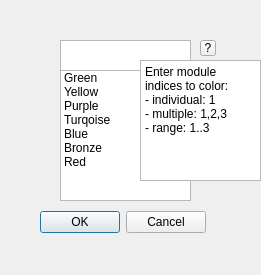
<?xml version="1.0" encoding="UTF-8"?>
<ui version="4.0">
 <class>ChangeColor</class>
 <widget class="QWidget" name="ChangeColor">
  <property name="enabled">
   <bool>true</bool>
  </property>
  <property name="geometry">
   <rect>
    <x>0</x>
    <y>0</y>
    <width>261</width>
    <height>275</height>
   </rect>
  </property>
  <property name="windowTitle">
   <string>Change Color</string>
  </property>
  <widget class="QDialogButtonBox" name="buttonBox">
   <property name="geometry">
    <rect>
     <x>40</x>
     <y>210</y>
     <width>166</width>
     <height>25</height>
    </rect>
   </property>
   <property name="standardButtons">
    <set>QDialogButtonBox::Cancel|QDialogButtonBox::Ok</set>
   </property>
  </widget>
  <widget class="QTextEdit" name="textEdit">
   <property name="geometry">
    <rect>
     <x>60</x>
     <y>40</y>
     <width>131</width>
     <height>31</height>
    </rect>
   </property>
  </widget>
  <widget class="QListWidget" name="listWidget">
   <property name="geometry">
    <rect>
     <x>60</x>
     <y>70</y>
     <width>131</width>
     <height>131</height>
    </rect>
   </property>
   <item>
    <property name="text">
     <string>Green</string>
    </property>
   </item>
   <item>
    <property name="text">
     <string>Yellow</string>
    </property>
   </item>
   <item>
    <property name="text">
     <string>Purple</string>
    </property>
   </item>
   <item>
    <property name="text">
     <string>Turqoise</string>
    </property>
   </item>
   <item>
    <property name="text">
     <string>Blue</string>
    </property>
   </item>
   <item>
    <property name="text">
     <string>Bronze</string>
    </property>
   </item>
   <item>
    <property name="text">
     <string>Red</string>
    </property>
   </item>
  </widget>
  <widget class="QToolButton" name="toolButton">
   <property name="geometry">
    <rect>
     <x>200</x>
     <y>40</y>
     <width>16</width>
     <height>16</height>
    </rect>
   </property>
   <property name="text">
    <string>?</string>
   </property>
  </widget>
  <widget class="QPlainTextEdit" name="plainTextEdit">
   <property name="geometry">
    <rect>
     <x>140</x>
     <y>60</y>
     <width>121</width>
     <height>121</height>
    </rect>
   </property>
   <property name="readOnly">
    <bool>true</bool>
   </property>
   <property name="plainText">
    <string>Enter module indices to color:
- individual: 1
- multiple: 1,2,3
- range: 1..3</string>
   </property>
   <property name="textInteractionFlags">
    <set>Qt::NoTextInteraction</set>
   </property>
  </widget>
 </widget>
 <resources/>
 <connections/>
</ui>
